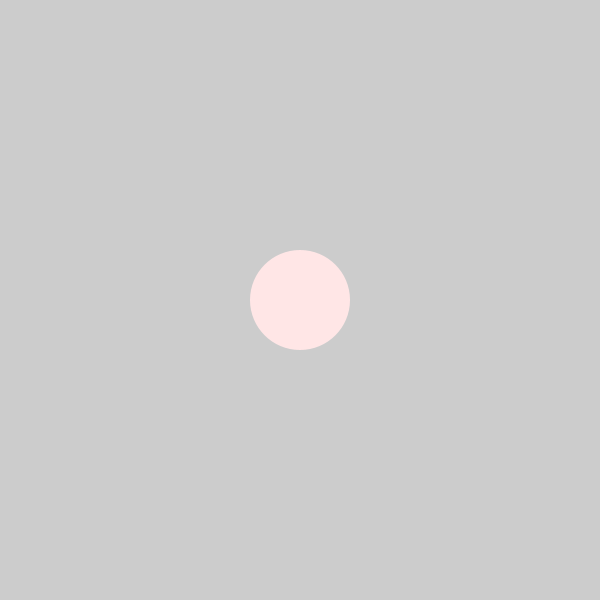
Frame 1 (no input)
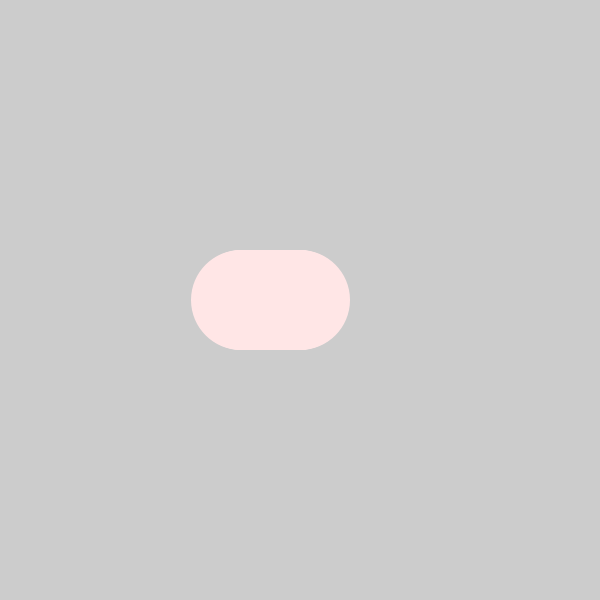
Frame 60 (the mouse pressed at the canvas centre just before this capture)
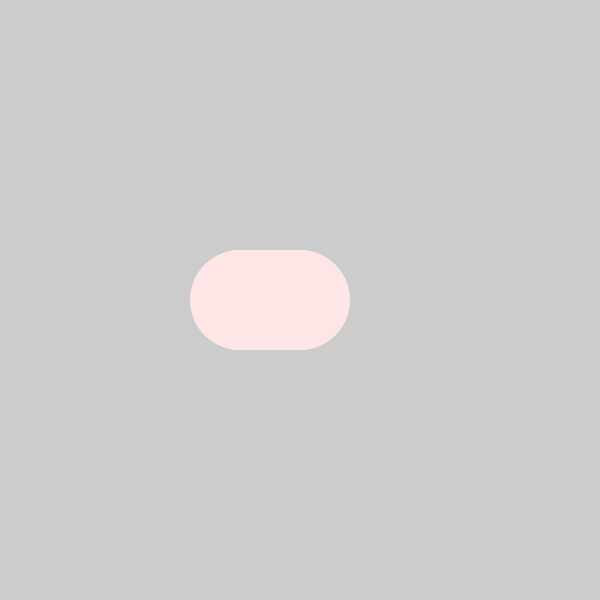
Frame 120 (the mouse held since frame 60 and released just before this capture)

The Processing sketch that drew these frames (run headless with seeded random() and noise(); from frame 60 on, the mouse is pressed at the canvas centre):

// Processing sketch: codeDay2inclass
// ── codeDay2inclass.pde
int xPos;
int yPos;
boolean mouseOverCircle;

void setup() {
  size(600, 600);
  xPos = width/2;
  yPos = height/2;
  noStroke();
}

void draw() {
  fill(255, 230, 230);
  ellipse(xPos, yPos, 100, 100);
//  println("y position of mouse" + mouseY);
//  println("x position of mouse" + mouseX);
  if(mouseX >= xPos){
    mouseOverCircle = true;
  }
  else if(mouseX <= xPos){
    mouseOverCircle = false;
  }
  if(mouseOverCircle == true){
    xPos = xPos + 1;
  }
  if(mouseOverCircle == false){
    xPos = xPos - 1;
  }
  println(xPos);
}
